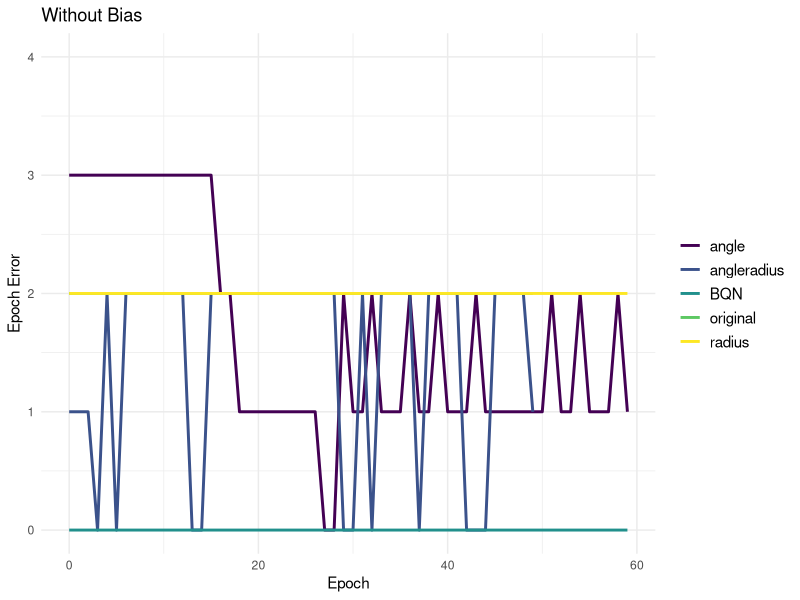
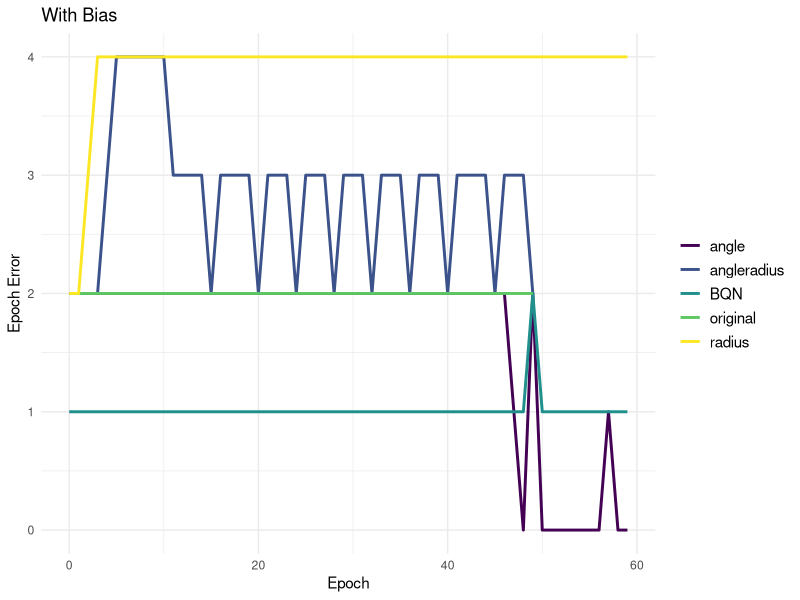
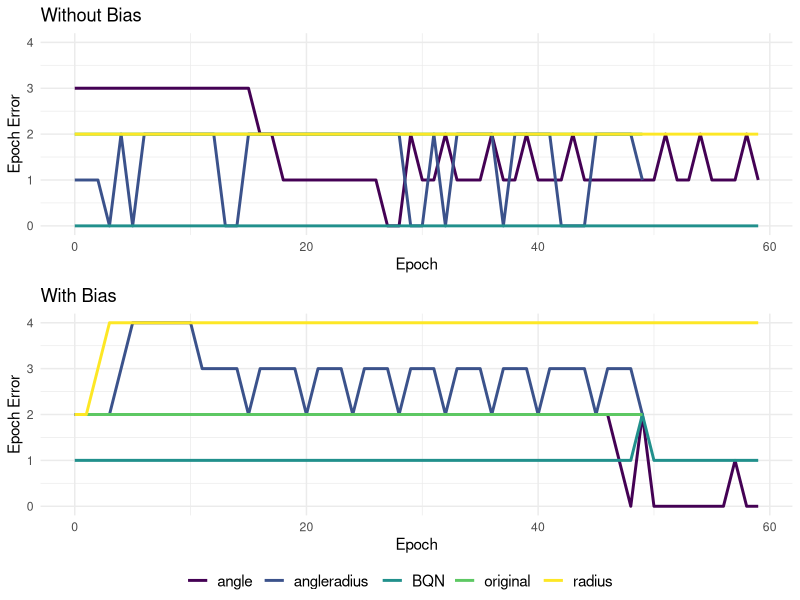
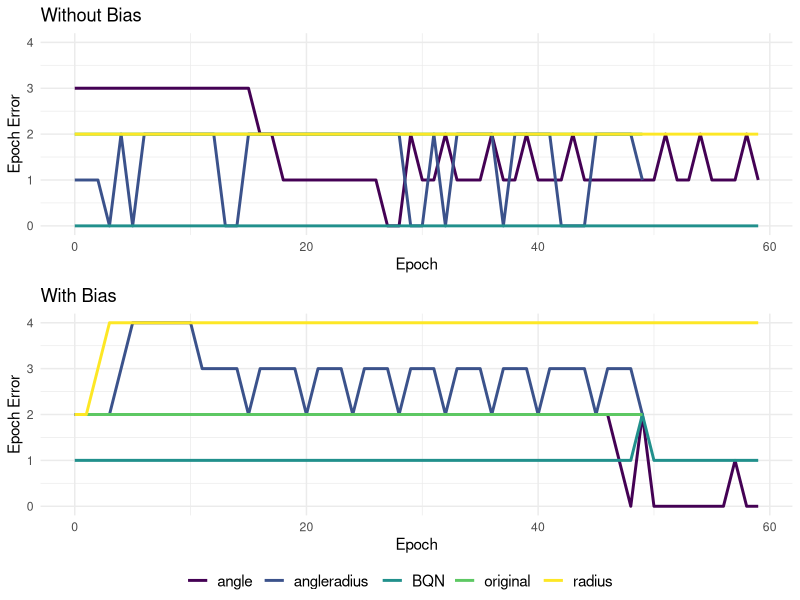

Write the R code that produced these figures, in order.

library(readr)
library(viridis)
library(dplyr)
library(ggplot2)
library(ggpubr)
library(stringr)
library(viridis)
library(data.table)




xornobias = read_csv('data_and_results/XOR/error_by_epoch_nobias.csv')


p1 = ggplot(xornobias, aes(x=epoch, y=value, group=model, color=model)) +
  geom_line(size=1) +
  scale_color_viridis(discrete = TRUE) +
  labs(x='Epoch', y="Epoch Error", title='Without Bias')+
  theme_minimal()+
  scale_y_continuous(limits=c(0,4))+
  theme(legend.title = element_blank(), 
        legend.text = element_text(size=11))+
  guides(color = guide_legend(override.aes = list(size = 4) ) )
p1


xorbias = read_csv('data_and_results/XOR/error_by_epoch_bias.csv')

p2 = ggplot(xorbias, aes(x=epoch, y=value, group=model, color=model)) +
  geom_line(size=1) +
  scale_color_viridis(discrete = TRUE) +
  labs(x='Epoch', y="Epoch Error", title='With Bias')+
  theme_minimal() +
  theme(legend.title = element_blank(), 
        legend.text = element_text(size=11))+
  guides(color = guide_legend(override.aes = list(size = 4)) )

p2

ggarrange(p1, p2, ncol = 1, nrow = 2, common.legend = T, legend='bottom')
ggsave('data_and_results/XOR/xor-epoch.png', height = 5, width = 7, units = 'in')  
